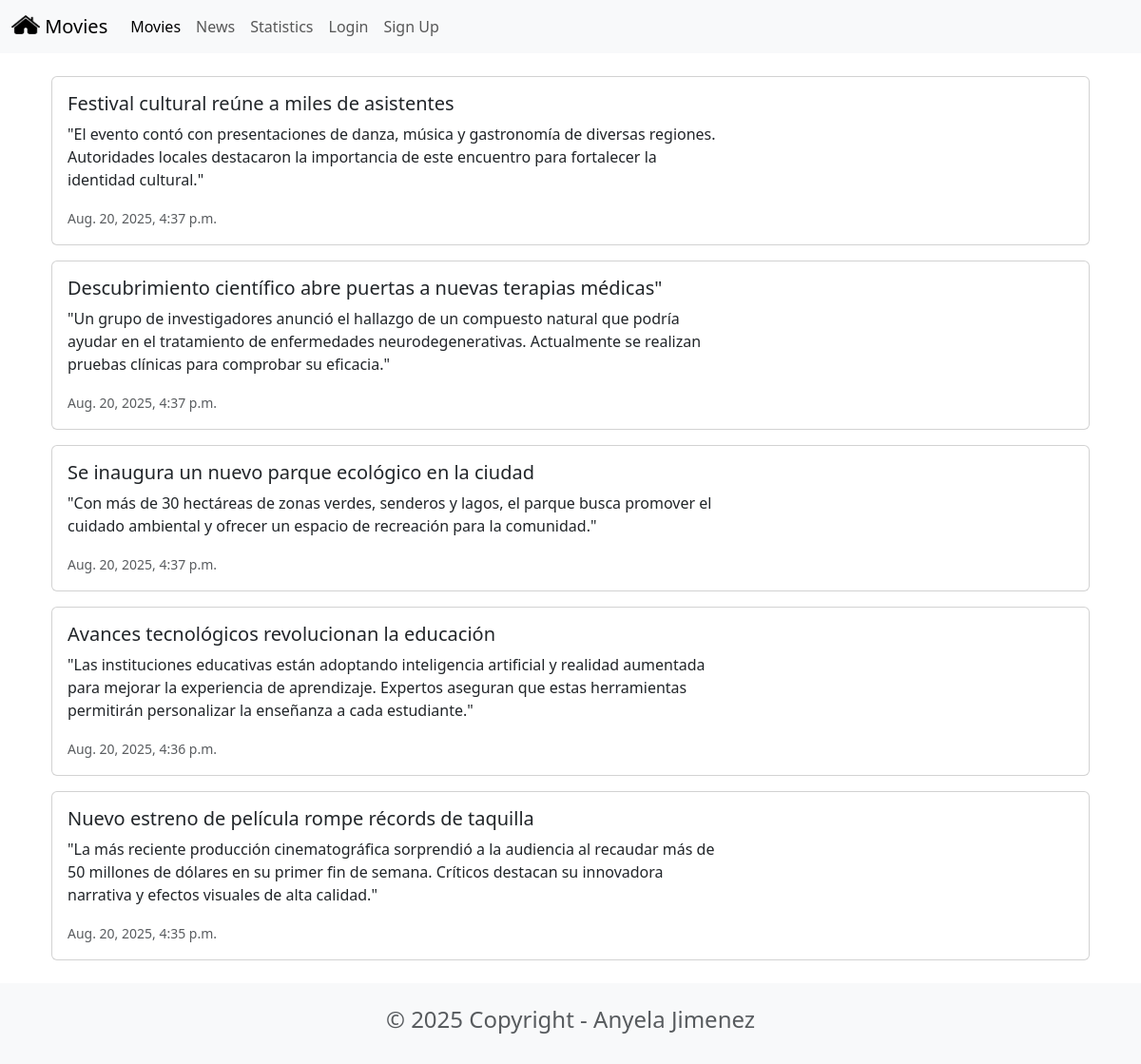
Page /news/ on the committed database.
### news/models.py (models this page shows, shortened)
class News(models.Model):
    headline = models.CharField(max_length=200)
    body = models.TextField()
    date = models.DateTimeField(auto_now_add=True)

### news/views.py (the view)
# urls.py: path('news/', include('news.urls')),
def news(request):
    newss = News.objects.all().order_by('-date')
    return render(request, 'news.html', {'newss': newss})

### news/templates/news.html
{% extends 'base.html' %}
{% block content %}
<div class="container">
    {% for news in newss %}
    <div class="card mb-3">
        <div class="row g-0">
            <div class="col-md-8">
                <div class="card-body">
                    <h5 class="card-title">{{ news.headline }}</h5>
                    <p class="card-text">{{ news.body }}</p>
                    <p class="card-text">
                        <small class="text-muted">{{ news.date }}</small>
                    </p>
                </div>
            </div>
        </div>
    </div>
    {% endfor %}
</div>
{% endblock content %}

### rows in the picture
News: headline "Festival cultural reúne a miles de asistentes", body "\"El evento contó con presentaciones de danza, música y gastronomía de diversas regiones. Autoridades locales destacaron la importancia de este encuentro para fortalecer la identidad cultural.\"", date "Aug. 20, 2025, 4:37 p.m."
News: headline "Descubrimiento científico abre puertas a nuevas terapias médicas\"", body "\"Un grupo de investigadores anunció el hallazgo de un compuesto natural que podría ayudar en el tratamiento de enfermedades neurodegenerativas. Actualmente se realizan pruebas clínicas para comprobar su eficacia.\"", date "Aug. 20, 2025, 4:37 p.m."
News: headline "Se inaugura un nuevo parque ecológico en la ciudad", body "\"Con más de 30 hectáreas de zonas verdes, senderos y lagos, el parque busca promover el cuidado ambiental y ofrecer un espacio de recreación para la comunidad.\"", date "Aug. 20, 2025, 4:37 p.m."
News: headline "Avances tecnológicos revolucionan la educación", body "\"Las instituciones educativas están adoptando inteligencia artificial y realidad aumentada para mejorar la experiencia de aprendizaje. Expertos aseguran que estas herramientas permitirán personalizar la enseñanza a cada estudiante.\"", date "Aug. 20, 2025, 4:36 p.m."
News: headline "Nuevo estreno de película rompe récords de taquilla", body "\"La más reciente producción cinematográfica sorprendió a la audiencia al recaudar más de 50 millones de dólares en su primer fin de semana. Críticos destacan su innovadora narrativa y efectos visuales de alta calidad.\"", date "Aug. 20, 2025, 4:35 p.m."
